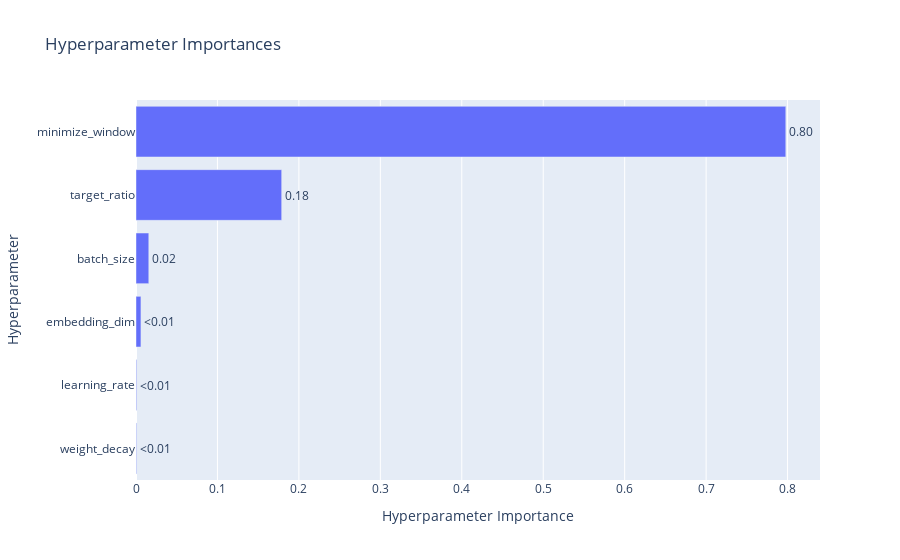

Notebook source saved alongside this figure:
### Code cell
fig = optuna.visualization.plot_param_importances(study)
fig.show()

### Figure 1 — Plotly figure (JSON) as saved in the notebook; plotly's stock layout.template omitted (floating-point values rounded to 4 significant figures)
{"data": [{"cliponaxis": false, "hovertemplate": ["weight_decay (FloatDistribution): 0.0007033633956160044<extra></extra>", "learning_rate (FloatDistribution): 0.0008090103714329593<extra></extra>", "embedding_dim (CategoricalDistribution): 0.0060713321892539515<extra></extra>", "batch_size (CategoricalDistribution): 0.015707569659253462<extra></extra>", "target_ratio (FloatDistribution): 0.17886672650264196<extra></extra>", "minimize_window (IntDistribution): 0.7978419978818017<extra></extra>"], "name": "Objective Value", "orientation": "h", "text": ["<0.01", "<0.01", "<0.01", "0.02", "0.18", "0.80"], "textposition": "outside", "type": "bar", "x": [0.0007034, 0.000809, 0.006071, 0.01571, 0.1789, 0.7978], "y": ["weight_decay", "learning_rate", "embedding_dim", "batch_size", "target_ratio", "minimize_window"]}], "layout": {"title": {"text": "Hyperparameter Importances"}, "xaxis": {"title": {"text": "Hyperparameter Importance"}}, "yaxis": {"title": {"text": "Hyperparameter"}}}}
